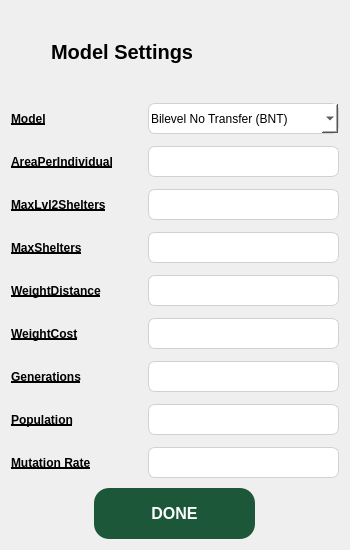
<?xml version="1.0" encoding="UTF-8"?>
<ui version="4.0">
 <class>Dialog</class>
 <widget class="QDialog" name="Dialog">
  <property name="geometry">
   <rect>
    <x>0</x>
    <y>0</y>
    <width>350</width>
    <height>550</height>
   </rect>
  </property>
  <property name="sizePolicy">
   <sizepolicy hsizetype="Maximum" vsizetype="Minimum">
    <horstretch>0</horstretch>
    <verstretch>0</verstretch>
   </sizepolicy>
  </property>
  <property name="maximumSize">
   <size>
    <width>350</width>
    <height>700</height>
   </size>
  </property>
  <property name="windowTitle">
   <string>Dialog</string>
  </property>
  <property name="styleSheet">
   <string notr="true">QPlainTextEdit{
border: 1px solid rgb(209, 209, 209);
background-color: white;
border-radius: 7;
padding:2;
max-height:25;
min-height:10;
max-width:200;
}
QComboBox{
border: 1px solid rgb(209, 209, 209);
background-color: white;
border-radius: 7;
padding:2;
max-height:25;
min-height:10;
max-width:200;
}
QLabel {
    font-size: 12px;
    font-family: &quot;Ms Shell Dlg 2&quot;;
    color: #000;
    font-weight: bold;
    text-decoration: underline;
}
QStackedWidget{
	border: 1px solid rgb(209, 209, 209);
}</string>
  </property>
  <layout class="QVBoxLayout" name="verticalLayout">
   <item>
    <widget class="QWidget" name="widget_4" native="true">
     <layout class="QVBoxLayout" name="verticalLayout_2">
      <property name="spacing">
       <number>10</number>
      </property>
      <property name="leftMargin">
       <number>0</number>
      </property>
      <property name="topMargin">
       <number>0</number>
      </property>
      <property name="rightMargin">
       <number>0</number>
      </property>
      <property name="bottomMargin">
       <number>0</number>
      </property>
      <item>
       <layout class="QHBoxLayout" name="horizontalLayout_28">
        <item>
         <widget class="QPushButton" name="modelSettings_back_btn">
          <property name="minimumSize">
           <size>
            <width>30</width>
            <height>41</height>
           </size>
          </property>
          <property name="maximumSize">
           <size>
            <width>25</width>
            <height>41</height>
           </size>
          </property>
          <property name="cursor">
           <cursorShape>PointingHandCursor</cursorShape>
          </property>
          <property name="styleSheet">
           <string notr="true">QPushButton{
	background-color: none;
	border: none;
}</string>
          </property>
          <property name="text">
           <string/>
          </property>
          <property name="icon">
           <iconset resource="resources.qrc">
            <normaloff>:/ICONS/462547553_520698087383761_137860076397263527_n.png</normaloff>:/ICONS/462547553_520698087383761_137860076397263527_n.png</iconset>
          </property>
          <property name="iconSize">
           <size>
            <width>41</width>
            <height>41</height>
           </size>
          </property>
         </widget>
        </item>
        <item>
         <widget class="QLabel" name="label_18">
          <property name="font">
           <font>
            <family>Ms Shell Dlg 2</family>
            <pointsize>-1</pointsize>
            <weight>75</weight>
            <bold>true</bold>
            <underline>false</underline>
            <strikeout>false</strikeout>
           </font>
          </property>
          <property name="styleSheet">
           <string notr="true">QLabel {
    font-size: 20px;
    font-family: &quot;Ms Shell Dlg 2&quot;;
    color: #000;
    font-weight: bold;
    text-decoration: none;
}</string>
          </property>
          <property name="text">
           <string>Model Settings</string>
          </property>
         </widget>
        </item>
       </layout>
      </item>
      <item>
       <layout class="QGridLayout" name="gridLayout">
        <property name="verticalSpacing">
         <number>12</number>
        </property>
        <item row="2" column="0">
         <widget class="QLabel" name="label_32">
          <property name="toolTip">
           <string>&lt;html&gt;&lt;head/&gt;&lt;body&gt;&lt;p&gt;&lt;span style=&quot; font-weight:600;&quot;&gt;MAX LEVEL 2 SHELTERS&lt;/span&gt; the maximum number of level 2 shelters that can be constructed or used&lt;/p&gt;&lt;/body&gt;&lt;/html&gt;</string>
          </property>
          <property name="toolTipDuration">
           <number>10000</number>
          </property>
          <property name="text">
           <string>MaxLvl2Shelters</string>
          </property>
         </widget>
        </item>
        <item row="4" column="0">
         <widget class="QLabel" name="label_30">
          <property name="toolTip">
           <string>&lt;html&gt;&lt;head/&gt;&lt;body&gt;&lt;p&gt;&lt;span style=&quot; font-weight:600;&quot;&gt;WEIGHT DISTANCE&lt;/span&gt; the shortest distance between the population and the shelters&lt;/p&gt;&lt;/body&gt;&lt;/html&gt;</string>
          </property>
          <property name="toolTipDuration">
           <number>10000</number>
          </property>
          <property name="text">
           <string>WeightDistance</string>
          </property>
         </widget>
        </item>
        <item row="6" column="2">
         <widget class="QPlainTextEdit" name="textEdit_generations"/>
        </item>
        <item row="3" column="1">
         <spacer name="horizontalSpacer_8">
          <property name="orientation">
           <enum>Qt::Horizontal</enum>
          </property>
          <property name="sizeHint" stdset="0">
           <size>
            <width>40</width>
            <height>20</height>
           </size>
          </property>
         </spacer>
        </item>
        <item row="6" column="0">
         <widget class="QLabel" name="label_20">
          <property name="toolTip">
           <string>&lt;html&gt;&lt;head/&gt;&lt;body&gt;&lt;p&gt;&lt;span style=&quot; font-weight:600;&quot;&gt;GENERATIONS&lt;/span&gt; represents a stage in the genetic algorithm process. Higher generations indicate progress toward finding the best solution.&lt;/p&gt;&lt;/body&gt;&lt;/html&gt;</string>
          </property>
          <property name="toolTipDuration">
           <number>10000</number>
          </property>
          <property name="text">
           <string>Generations</string>
          </property>
         </widget>
        </item>
        <item row="0" column="0">
         <widget class="QLabel" name="label_19">
          <property name="font">
           <font>
            <family>Ms Shell Dlg 2</family>
            <pointsize>-1</pointsize>
            <weight>75</weight>
            <bold>true</bold>
            <underline>true</underline>
           </font>
          </property>
          <property name="toolTip">
           <string>&lt;html&gt;&lt;head/&gt;&lt;body&gt;&lt;p&gt;&lt;span style=&quot; font-weight:600;&quot;&gt;MODEL&lt;/span&gt; select to use which model is appropriate&lt;/p&gt;&lt;/body&gt;&lt;/html&gt;</string>
          </property>
          <property name="toolTipDuration">
           <number>10000</number>
          </property>
          <property name="text">
           <string>Model</string>
          </property>
         </widget>
        </item>
        <item row="0" column="1">
         <spacer name="horizontalSpacer">
          <property name="orientation">
           <enum>Qt::Horizontal</enum>
          </property>
          <property name="sizeHint" stdset="0">
           <size>
            <width>40</width>
            <height>20</height>
           </size>
          </property>
         </spacer>
        </item>
        <item row="6" column="1">
         <spacer name="horizontalSpacer_2">
          <property name="orientation">
           <enum>Qt::Horizontal</enum>
          </property>
          <property name="sizeHint" stdset="0">
           <size>
            <width>40</width>
            <height>20</height>
           </size>
          </property>
         </spacer>
        </item>
        <item row="7" column="2">
         <widget class="QPlainTextEdit" name="textEdit_population"/>
        </item>
        <item row="5" column="2">
         <widget class="QPlainTextEdit" name="textEdit_wtCost"/>
        </item>
        <item row="8" column="2">
         <widget class="QPlainTextEdit" name="textEdit_mutation"/>
        </item>
        <item row="4" column="1">
         <spacer name="horizontalSpacer_6">
          <property name="orientation">
           <enum>Qt::Horizontal</enum>
          </property>
          <property name="sizeHint" stdset="0">
           <size>
            <width>40</width>
            <height>20</height>
           </size>
          </property>
         </spacer>
        </item>
        <item row="5" column="1">
         <spacer name="horizontalSpacer_7">
          <property name="orientation">
           <enum>Qt::Horizontal</enum>
          </property>
          <property name="sizeHint" stdset="0">
           <size>
            <width>40</width>
            <height>20</height>
           </size>
          </property>
         </spacer>
        </item>
        <item row="0" column="2">
         <widget class="QComboBox" name="comboBox_modelType">
          <property name="minimumSize">
           <size>
            <width>150</width>
            <height>16</height>
           </size>
          </property>
          <property name="cursor">
           <cursorShape>PointingHandCursor</cursorShape>
          </property>
          <property name="styleSheet">
           <string notr="true"/>
          </property>
          <item>
           <property name="text">
            <string>Bilevel No Transfer (BNT)</string>
           </property>
          </item>
         </widget>
        </item>
        <item row="5" column="0">
         <widget class="QLabel" name="label_31">
          <property name="toolTip">
           <string>&lt;html&gt;&lt;head/&gt;&lt;body&gt;&lt;p&gt;&lt;span style=&quot; font-weight:600;&quot;&gt;WEIGHT COST&lt;/span&gt; the cost of constructing or maintaining shelters&lt;/p&gt;&lt;/body&gt;&lt;/html&gt;</string>
          </property>
          <property name="toolTipDuration">
           <number>10000</number>
          </property>
          <property name="text">
           <string>WeightCost</string>
          </property>
         </widget>
        </item>
        <item row="4" column="2">
         <widget class="QPlainTextEdit" name="textEdit_wtDist"/>
        </item>
        <item row="3" column="0">
         <widget class="QLabel" name="label_33">
          <property name="toolTip">
           <string>&lt;html&gt;&lt;head/&gt;&lt;body&gt;&lt;p&gt;&lt;span style=&quot; font-weight:600;&quot;&gt;MAX SHELTERS&lt;/span&gt; the maximum number of shelters allowed&lt;/p&gt;&lt;/body&gt;&lt;/html&gt;</string>
          </property>
          <property name="toolTipDuration">
           <number>10000</number>
          </property>
          <property name="text">
           <string>MaxShelters</string>
          </property>
         </widget>
        </item>
        <item row="7" column="0">
         <widget class="QLabel" name="label_27">
          <property name="toolTip">
           <string>&lt;html&gt;&lt;head/&gt;&lt;body&gt;&lt;p&gt;&lt;span style=&quot; font-weight:600;&quot;&gt;POPULATION&lt;/span&gt; a set of potential solutions that evolves over multiple iterations/generations&lt;/p&gt;&lt;/body&gt;&lt;/html&gt;</string>
          </property>
          <property name="toolTipDuration">
           <number>10000</number>
          </property>
          <property name="text">
           <string>Population</string>
          </property>
         </widget>
        </item>
        <item row="7" column="1">
         <spacer name="horizontalSpacer_3">
          <property name="orientation">
           <enum>Qt::Horizontal</enum>
          </property>
          <property name="sizeHint" stdset="0">
           <size>
            <width>40</width>
            <height>20</height>
           </size>
          </property>
         </spacer>
        </item>
        <item row="8" column="0">
         <widget class="QLabel" name="label_28">
          <property name="toolTip">
           <string>&lt;html&gt;&lt;head/&gt;&lt;body&gt;&lt;p&gt;&lt;span style=&quot; font-weight:600;&quot;&gt;MUTATION RATE&lt;/span&gt; determines if a community is randomly selected to update shelter allocations based on a random value&lt;/p&gt;&lt;/body&gt;&lt;/html&gt;</string>
          </property>
          <property name="toolTipDuration">
           <number>10000</number>
          </property>
          <property name="text">
           <string>Mutation Rate</string>
          </property>
         </widget>
        </item>
        <item row="8" column="1">
         <spacer name="horizontalSpacer_4">
          <property name="orientation">
           <enum>Qt::Horizontal</enum>
          </property>
          <property name="sizeHint" stdset="0">
           <size>
            <width>40</width>
            <height>20</height>
           </size>
          </property>
         </spacer>
        </item>
        <item row="1" column="0">
         <widget class="QLabel" name="label_29">
          <property name="toolTip">
           <string>&lt;html&gt;&lt;head/&gt;&lt;body&gt;&lt;p&gt;&lt;span style=&quot; font-weight:600;&quot;&gt;AREA PER INDIVIDUAL&lt;/span&gt; represents the amount of space allocated for each individual in a shelter&lt;/p&gt;&lt;/body&gt;&lt;/html&gt;</string>
          </property>
          <property name="toolTipDuration">
           <number>10000</number>
          </property>
          <property name="text">
           <string>AreaPerIndividual</string>
          </property>
         </widget>
        </item>
        <item row="1" column="1">
         <spacer name="horizontalSpacer_10">
          <property name="orientation">
           <enum>Qt::Horizontal</enum>
          </property>
          <property name="sizeHint" stdset="0">
           <size>
            <width>40</width>
            <height>20</height>
           </size>
          </property>
         </spacer>
        </item>
        <item row="2" column="1">
         <spacer name="horizontalSpacer_9">
          <property name="orientation">
           <enum>Qt::Horizontal</enum>
          </property>
          <property name="sizeHint" stdset="0">
           <size>
            <width>40</width>
            <height>20</height>
           </size>
          </property>
         </spacer>
        </item>
        <item row="3" column="2">
         <widget class="QPlainTextEdit" name="textEdit_maxShelters"/>
        </item>
        <item row="2" column="2">
         <widget class="QPlainTextEdit" name="textEdit_maxL2Shelters"/>
        </item>
        <item row="1" column="2">
         <widget class="QPlainTextEdit" name="textEdit_areaPerIndiv"/>
        </item>
       </layout>
      </item>
      <item alignment="Qt::AlignHCenter">
       <widget class="QPushButton" name="modelSettings_done_btn">
        <property name="minimumSize">
         <size>
          <width>161</width>
          <height>51</height>
         </size>
        </property>
        <property name="maximumSize">
         <size>
          <width>161</width>
          <height>51</height>
         </size>
        </property>
        <property name="font">
         <font>
          <pointsize>12</pointsize>
          <weight>75</weight>
          <bold>true</bold>
         </font>
        </property>
        <property name="cursor">
         <cursorShape>PointingHandCursor</cursorShape>
        </property>
        <property name="styleSheet">
         <string notr="true">QPushButton {
    background-color: #1C5739;
    color: white;
    padding: 5px;
    border: none;
    border-radius: 15px;
}

QPushButton:hover {
    background-color: #25754c;
}

QPushButton:pressed {
    background-color: #1C5739;
}
</string>
        </property>
        <property name="text">
         <string>DONE</string>
        </property>
       </widget>
      </item>
     </layout>
    </widget>
   </item>
  </layout>
 </widget>
 <resources>
  <include location="resources.qrc"/>
 </resources>
 <connections/>
</ui>
